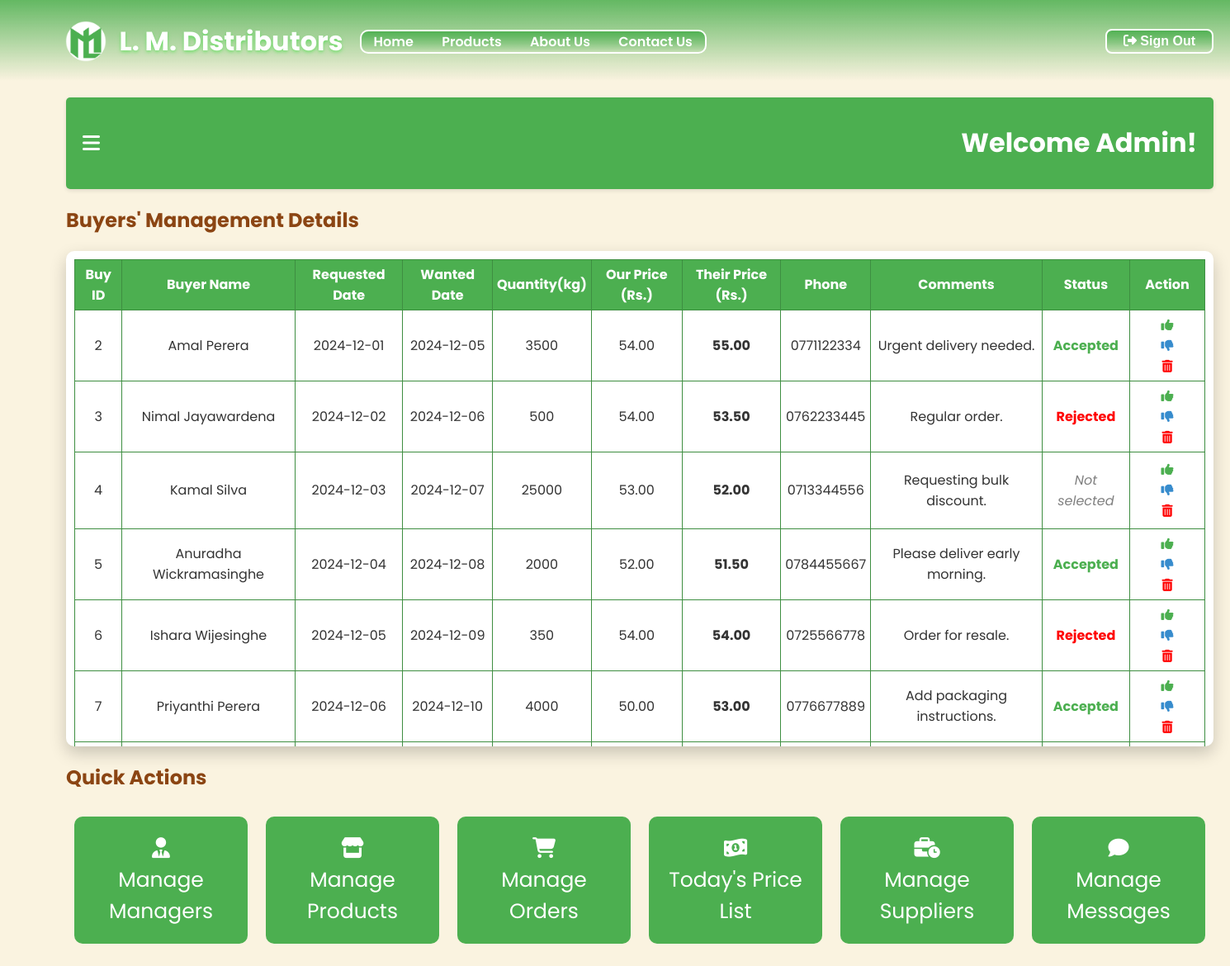
The app's page /buyersManagement.php (signed in) with its own data.
### tables this page shows
CREATE TABLE `buyer` (
  `buyID` int(11) NOT NULL,
  `name` varchar(255) NOT NULL,
  `reqDate` date NOT NULL,
  `wantedDate` date NOT NULL,
  `quantity` int(11) NOT NULL,
  `ourPrice` decimal(10,2) DEFAULT NULL,
  `theirPrice` decimal(10,2) NOT NULL,
  `phone` varchar(15) NOT NULL,
  `comments` text DEFAULT NULL,
  `status` enum('Not Selected','Accepted','Rejected') NOT NULL
);

### buyersManagement.php (the view, shortened to what this page needs)
<?php
include_once 'config.php';
if(!isset($_SESSION['user_fName'])) {
    header('Location: login.php');
    exit();
}
else {
    $dob = $_SESSION['user_dob'];
    $today = date('m-d');
    $birthday = date('m-d', strtotime($dob));
    if($birthday == $today) {
        $greeting = "Happy Birthday ".htmlspecialchars($_SESSION['user_fName']). "!";
    }
    else {
        $greeting = "Welcome ".htmlspecialchars($_SESSION['user_fName'])."!";
    }
    $query = "SELECT * FROM `buyer`";
    $result = mysqli_query($conn, $query);
}
?>
<!DOCTYPE html>
<html lang="en">
<head>
    <link rel="stylesheet" href="./css/buyersManagement.css">
    <link rel="stylesheet" href="https://cdnjs.cloudflare.com/ajax/libs/font-awesome/6.0.0-beta3/css/all.min.css">
</head>
<body>
    <?php include 'header.php'; ?>
    <div class="container">
        <div class="main-content">
            <div class="topbar">
                <i class="fas fa-bars" id="toggle-sidebar" title="Open Dashboard"></i>
                <h1><?php echo $greeting; ?></h1>
            </div>
            <h2 class="displaySuppliersH2">Buyers' Management Details</h2>
            <center>
            <div class="displaySuppliers">
                <div class="custom-scroll">
                    <div class="content" id="scrollable-content">
                        <table class="listTable" border="1px">
                            <tr>
                                <th class="buyID">Buy ID</th>
                                <th class="buyerName">Buyer Name</th>
                                <th class="reqDate">Requested Date</th>
                                <th class="wantedDate">Wanted Date</th>
                                <th class="buyQuantity">Quantity(kg)</th>
                                <th class="ourPrice">Our Price (Rs.)</th>
                                <th class="theirPrice">Their Price (Rs.)</th>
                                <th class="Phone">Phone</th>
                                <th class="comments">Comments</th>
                                <th class="tStatus">Status</th>
                                <th class="tAction">Action</th>
                            </tr>
                            <?php while($row = $result->fetch_assoc()): ?>
                            <tr>
                                <td class="buyID"><?php echo htmlspecialchars($row['buyID']); ?></td>
                                <td class="buyerName"><?php echo htmlspecialchars($row['name']); ?></td>
                                <td class="reqDate"><?php echo htmlspecialchars($row['reqDate']); ?></td>
                                <td class="wantedDate"><?php echo htmlspecialchars($row['wantedDate']); ?></td>
                                <td class="buyQuantity"><?php echo htmlspecialchars($row['quantity']); ?></td>
                                <td class="ourPrice"><?php echo htmlspecialchars($row['ourPrice']); ?></td>
                                <td class="theirPrice"><?php echo htmlspecialchars($row['theirPrice']); ?></td>
                                <td class="Phone"><?php echo htmlspecialchars($row['phone']); ?></td>
                                <td class="comments"><?php echo htmlspecialchars($row['comments']); ?></td>
                                <td class="tStatus"><?php
                                                        if (htmlspecialchars($row['status']) == 'Accepted') {
                                                                echo "<p class='acceptStatus'>Accepted</p>";
                                                        }
                                                        else if (htmlspecialchars($row['status']) == 'Rejected') {
                                                            echo "<p class='rejectStatus'>Rejected</p>";
                                                        }
                                                        else {
                                                            echo "<p class='notSetStatus'><em>Not selected</em></p>";
                                                        }
                                                    ?>
                                </td>
                                <td class="tAction actionBtns">
                                    <form method="POST" action="">
                                        <button type="submit" class="actionBtn" name="acceptBtn">
                                            <i class="fa-solid fa-thumbs-up" title="Accept"></i>
                                        </button>
                                    </form>
                                    <form method="POST" action="">
                                        <button type="submit" class="actionBtn" name="rejectBtn">
                                            <i class="fa-solid fa-thumbs-down" title="Reject"></i>
                                        </button>
                                    </form>
                                    <form method="POST" action="" onsubmit="return confirmDelete();">
                                        <button type="submit" class="actionBtn" name="deleteBtn">
                                            <i class="fa-solid fa-trash-can" title="Delete"></i>
                                        </button>
                                    </form>
                                </td>
                            </tr>
                            <?php endwhile;?>
                        </table>
                    </div>
                </div>
            </div>
            </center>
            <h2 class="quickH2">Quick Actions</h2>
            <div class="quick">
                <div class="card">
                    <a href="./manageManagers.php" title="Managers Management"><i class="fas fa-user-tie"></i><br>Manage Managers</a>
                </div>
                <div class="card">
                    <a href="./manageProducts.php" title="Products Management"><i class="fa-solid fa-store"></i><br>Manage Products</a>
                </div>
                <div class="card">
                    <a href="./manageOrders.php" title="Orders Management"><i class="fa-solid fa-cart-shopping"></i><br>Manage Orders</a>
                </div>
                <div class="card">
                    <a href="./todayPrice.php" title="Buyers & Sellers price list"><i class="fa-solid fa-money-bill-1-wave"></i><br>Today's Price List</a>
                </div>
                <div class="card">
                    <a href="./supplyManagement.php" title="Suppliers Management"><i class="fa-solid fa-business-time"></i><br>Manage Suppliers</a>
                </div>
                <div class="card">
                    <a href="./manageMessages.php" title="Messages Management"><i class="fa-solid fa-comment"></i><br>Manage Messages</a>
                </div>
            </div>
        </div>
    </div>
</body>
</html>

### css/buyersManagement.css (style rules this page uses)
body { margin: 0; font-family: 'Poppins', sans-serif; background-color: #FAF3E0; color: #333; }
.container { display: flex; height: 100vh; }
.main-content { flex-grow: 1; padding: 20px; margin-left: 60px; }
.topbar { display: flex; align-items: center; justify-content: space-between; padding: 10px 20px; background-color: #4CAF50; border-radius: 5px; box-shadow: 0 2px 5px rgba(0, 0, 0, 0.1); }
.topbar i { font-size: 24px; cursor: pointer; color: #fff; }
.topbar h1 { color: #fff; }
.custom-scroll { border: none; border-radius: 10px; background-color: #fff; width: fit-content; max-height: 600px; height: fit-content; overflow: hidden; position: relative; box-shadow: 0 8px 20px rgba(0, 0, 0, 0.2); animation: fadeIn 1s ease-in-out; }
.content { max-height: 600px; height: fit-content; overflow-y: scroll; overflow-x: scroll; scroll-behavior: smooth; padding: 10px; box-sizing: content-box; }
.listTable { border-collapse: collapse; border: 1px solid #3E8E41; }
.listTable th { background-color: #4CAF50; color: #fff; padding: 5px; }
.listTable td { text-align: center; background-color: #fff; padding: 5px; }
.comments { max-width: 250px; }
.theirPrice { font-weight: bold; }
.acceptStatus { color: #4CAF50; font-weight: bold; }
.rejectStatus { color: red; font-weight: bold; }
.notSetStatus { color: grey; }
.tAction { width: 80px; }
.actionBtn { border: none !important; background-color: transparent; font-size: 15px; cursor: pointer; }
.fa-thumbs-up { color: #4CAF50; }
.fa-thumbs-down { color: #378ccd; }
.fa-trash-can { color: red; }
.quick { display: flex; justify-content: space-between; }
.quickH2, .displaySuppliersH2 { font-size: 24px; color: #8B4513; margin-bottom: 20px; }
.card { border: none; border-radius: 10px; padding: 20px; margin: 10px; width: 170px; background-color: #4CAF50; cursor: pointer; text-align: center; transition: transform 1s ease; }
.card a { text-decoration: none; font-size: 25px; color: #fff; }

### records on screen
buyer: buyID "2", name "Amal Perera", reqDate "2024-12-01", wantedDate "2024-12-05", quantity "3500", ourPrice "54.00", theirPrice "55.00", phone "0771122334", comments "Urgent delivery needed.", status "Accepted"
buyer: buyID "3", name "Nimal Jayawardena", reqDate "2024-12-02", wantedDate "2024-12-06", quantity "500", ourPrice "54.00", theirPrice "53.50", phone "0762233445", comments "Regular order.", status "Rejected"
buyer: buyID "4", name "Kamal Silva", reqDate "2024-12-03", wantedDate "2024-12-07", quantity "25000", ourPrice "53.00", theirPrice "52.00", phone "0713344556", comments "Requesting bulk discount.", status "Not selected"
buyer: buyID "5", name "Anuradha Wickramasinghe", reqDate "2024-12-04", wantedDate "2024-12-08", quantity "2000", ourPrice "52.00", theirPrice "51.50", phone "0784455667", comments "Please deliver early morning.", status "Accepted"
buyer: buyID "6", name "Ishara Wijesinghe", reqDate "2024-12-05", wantedDate "2024-12-09", quantity "350", ourPrice "54.00", theirPrice "54.00", phone "0725566778", comments "Order for resale.", status "Rejected"
buyer: buyID "7", name "Priyanthi Perera", reqDate "2024-12-06", wantedDate "2024-12-10", quantity "4000", ourPrice "50.00", theirPrice "53.00", phone "0776677889", comments "Add packaging instructions.", status "Accepted"

### other values on screen
$greeting "Welcome Admin!"
